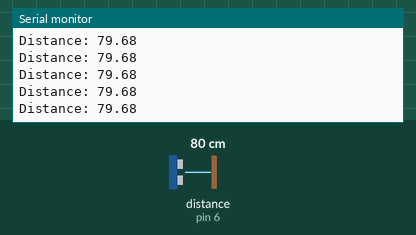
The sketch below on a simulated Arduino Uno, built with avr-gcc and run on an emulated ATmega328P. On the bench: the last lines printed to the serial monitor. Wiring (inferred from the names in the program): ultrasonic range finder: trigger pin 5; echo pin 6. Inputs (shaded band) come from the test bench; at power-on: distance to the obstacle (sensor on pin 6) 80 cm. The echo pulse lasts 58.3 µs per cm.

Above: at 1.2 s.
1.3 s: distance to the obstacle (sensor on pin 6) set to 120 cm
At 1.49 s:
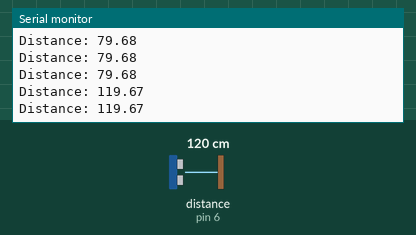
4.3 s: distance to the obstacle (sensor on pin 6) set to 2 cm
At 4.3 s:
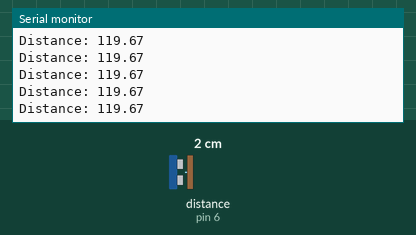
5.8 s: distance to the obstacle (sensor on pin 6) set to 299 cm
At 5.83 s:
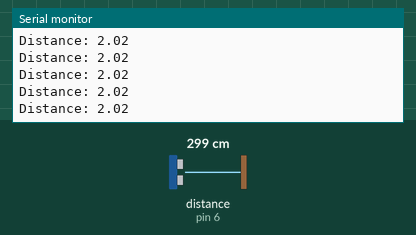
8.8 s: distance to the obstacle (sensor on pin 6) set to 250 cm
At 8.91 s:
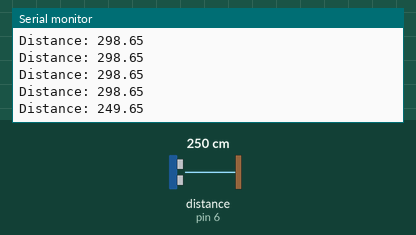
Timing chart, 0 to 11.8 s (numbered marks = the images above; inputs shaded):
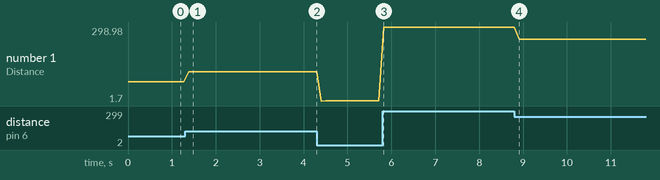

The sketch:

Arduino-Ultrasonic-Distance-Measurement.ino
```cpp
const int trigPin = 5;  // Trigger pin connected to digital pin 5
const int echoPin = 6;  // Echo pin connected to digital pin 6
float duration, distance;

void setup() {
  pinMode(trigPin, OUTPUT);  // Set trigPin as output
  pinMode(echoPin, INPUT);   // Set echoPin as input
  Serial.begin(9600);        // Initialize the serial communication
}

void loop() {
  digitalWrite(trigPin, LOW);        // Set trigPin to low
  delayMicroseconds(2);
  digitalWrite(trigPin, HIGH);       // Generate a 10us pulse to trigger the sensor
  delayMicroseconds(10);
  digitalWrite(trigPin, LOW);

  duration = pulseIn(echoPin, HIGH);  // Measure the duration of the echo pulse
  distance = (duration * 0.0343) / 2; // Calculate the distance in centimeters

  Serial.print("Distance: ");        // Print the distance on the serial monitor
  Serial.println(distance);

  delay(100);                        // Delay before the next measurement
}
```

Measured:
- after the input at 1.3 s, the serial monitor: prints a new line after 0.08 s (image 1)
- after the input at 8.8 s, the serial monitor: prints a new line after 0.11 s (image 4)
- plotted number 1: 79.68 → 119.67 after the input at 1.3 s, 119.67 → 2.02 after the input at 4.3 s, 2.02 → 298.65 after the input at 5.8 s, 298.65 → 249.65 after the input at 8.8 s
